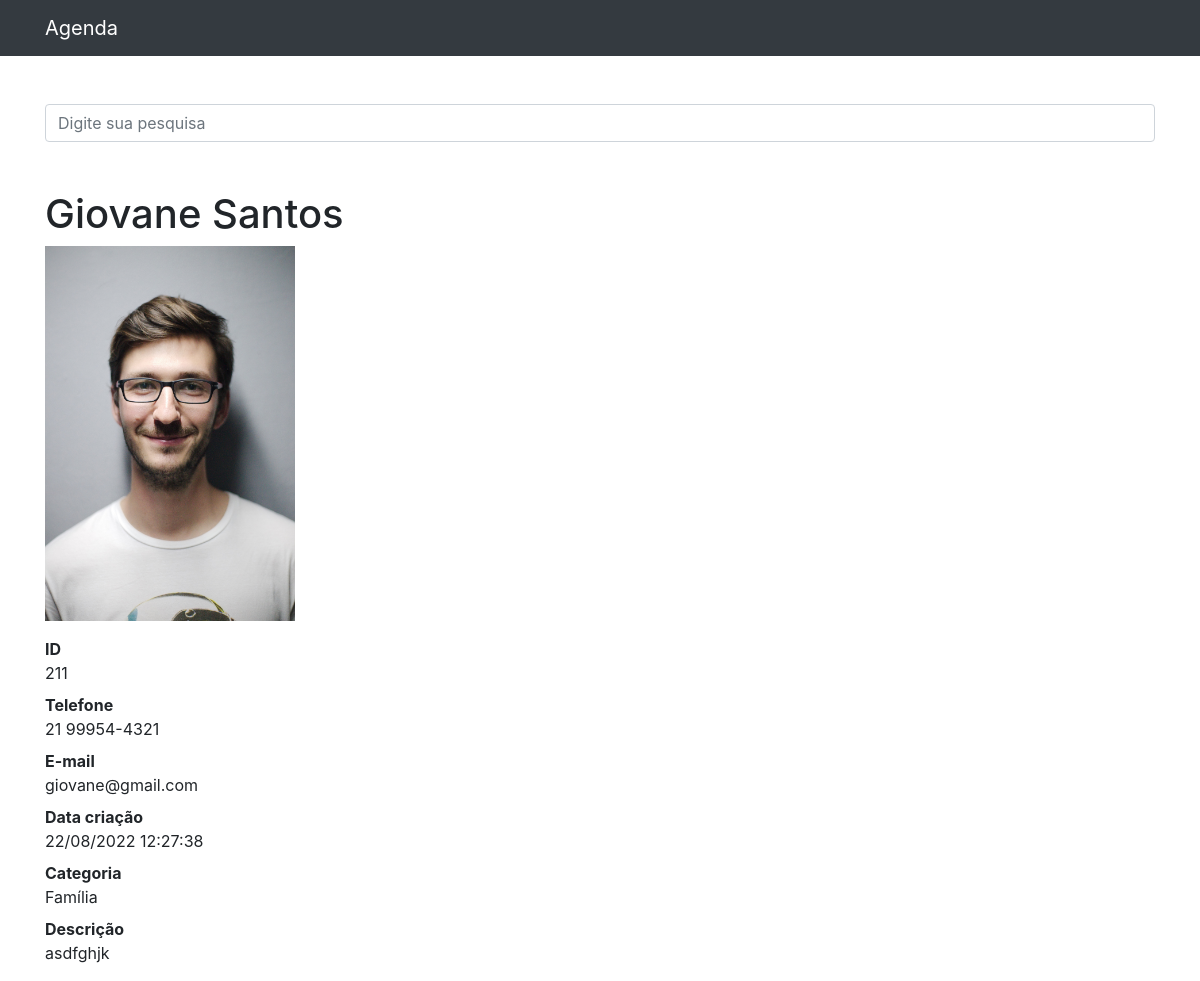
Page /211 on the committed database.
### contatos/models.py (models this page shows, shortened)
class Contato(models.Model):
    nome = models.CharField(max_length=255)
    sobrenome = models.CharField(max_length=255, blank=True)
    telefone = models.CharField(max_length=255)
    email = models.CharField(max_length=255, blank=True)
    data_criacao = models.DateTimeField(default=timezone.now)
    descricao = models.TextField(blank=True)
    categoria = models.ForeignKey(Categoria, on_delete=models.DO_NOTHING)
    mostrar = models.BooleanField(default=True)
    foto = models.ImageField(blank=True, upload_to='fotos/%Y/%m/')

class Categoria(models.Model):
    nome = models.CharField(max_length=255)
    def __str__(self):
        return self.nome

### contatos/views.py (the view)
# urls.py: path('<int:contato_id>', views.ver_contato, name='ver_contato'),
def ver_contato(request, contato_id):
    contato = get_object_or_404(Contato, id=contato_id)
    if not contato.mostrar:
        raise Http404()
    return render(request, 'contatos/ver_contato.html', {
        'contato': contato
    })

### contatos/templates/contatos/ver_contato.html (shortened to what this page needs)
{% extends 'base.html' %}
{%block 'conteudo'%}
  <h1 class="mt-5">{{ contato.nome }} {{ contato.sobrenome }}</h1>
  {% if contato.foto %}
    <p>
      <img src="{{ contato.foto.url }}" style="max-width: 250px; height: auto;">
    </p>
  {% endif %}
  <dl>
    <dt>ID</dt>
    <dd>{{ contato.id }}</dd>
    <dt>Telefone</dt>
    <dd>{{ contato.telefone }}</dd>
    <dt>E-mail</dt>
    <dd>{{ contato.email }}</dd>
    <dt>Data criação</dt>
    <dd>{{ contato.data_criacao|date:'d/m/Y H:i:s' }}</dd>
    <dt>Categoria</dt>
    <dd>{{ contato.categoria }}</dd>
    <dt>Descrição</dt>
    <dd>{{ contato.descricao }}</dd>
  </dl>
{%endblock%}

### rows in the picture
Contato: nome "Giovane", sobrenome "Santos", foto (picture), id "211", telefone "21 99954-4321", email "giovane@gmail.com", data_criacao "22/08/2022 12:27:38", categoria "Família", descricao "asdfghjk"
